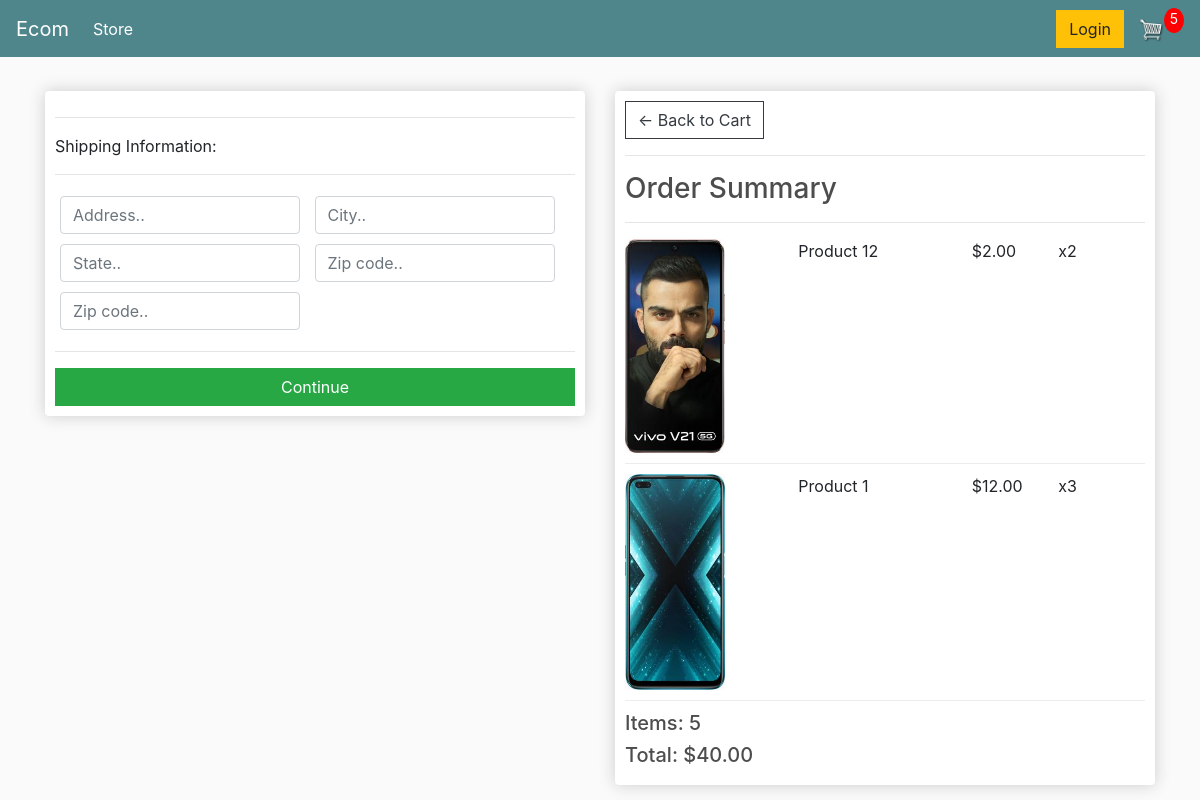
/checkout/ (signed in), run on an earlier commit of the app's database.
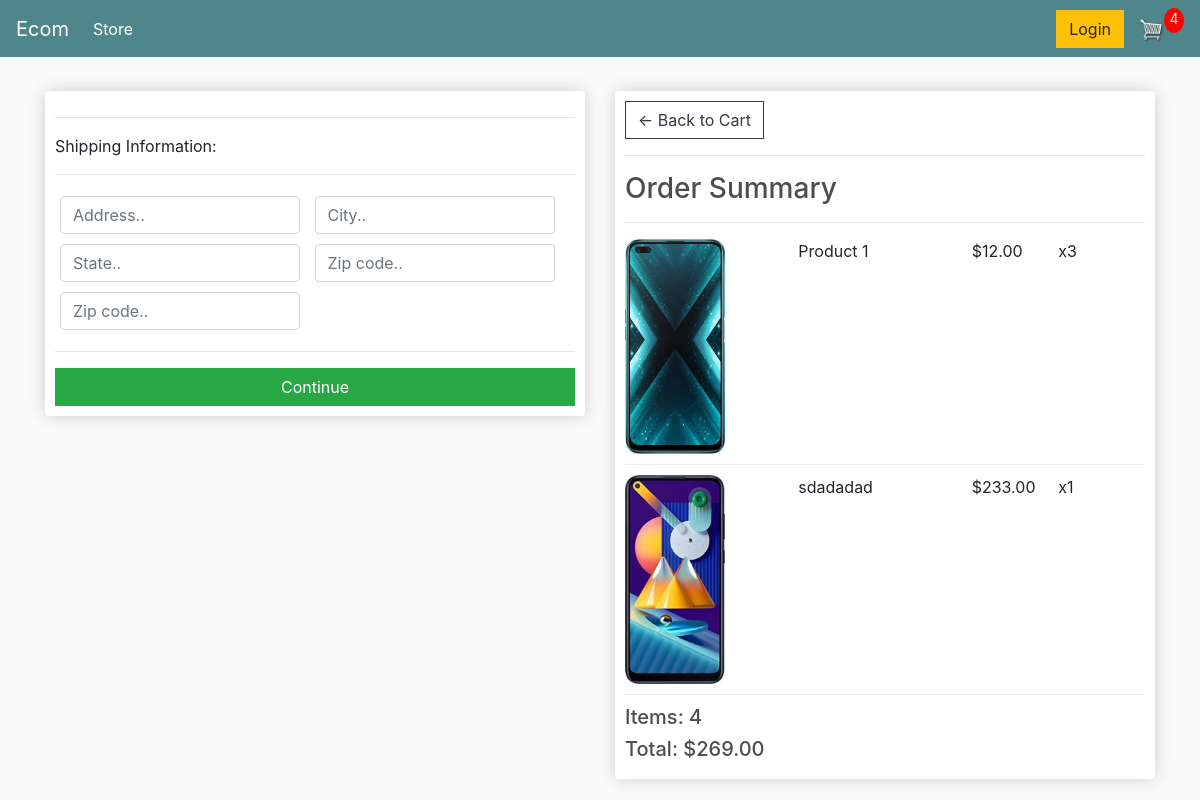
And on a later commit of the database.
### store/models.py (models this page shows, shortened)
class OrderItem(models.Model):
    product = models.ForeignKey(Product,on_delete=models.SET_NULL, null=True)
    order = models.ForeignKey(Order, on_delete=models.SET_NULL, null=True)
    quantity = models.IntegerField(default=0, null=True, blank=True)
    date_added = models.DateTimeField(auto_now_add=True)
    @property
    def get_total(self):
        total = self.product.price * self.quantity
        return total

class Product(models.Model):
    name = models.CharField(max_length=200)
    price = models.DecimalField(max_digits=7, decimal_places=2)
    digital = models.BooleanField(default=False, null=True, blank=True)
    image = models.ImageField(null=True, blank=True)
    @property
    def imageURL(self):
        try:
            url = self.image.url
        except:
            url = ''
        return url

class Order(models.Model):
    customer = models.ForeignKey(Customer, on_delete=models.SET_NULL, null=True, blank=True)
    date_ordered = models.DateTimeField(auto_now_add=True)
    complete = models.BooleanField(default=False)
    transction_id = models.CharField(max_length=100, null=True)
    @property
    def shipping(self):
        shipping = False
        orderitems = self.orderitem_set.all()
        for i in orderitems:
            if i.product.digital == False:
                shipping = True
        return shipping
    @property
    def get_cart_total(self):
        orderitems = self.orderitem_set.all()
        total = sum([item.get_total for item in orderitems])
        return total
    @property
    def get_cart_items(self):
        orderitems = self.orderitem_set.all()
        total = sum([item.quantity for item in orderitems])
        return total

### store/views.py (the view)
# urls.py: path('checkout/', views.checkout, name="checkout"),
def checkout(request):
    data = cartData(request)
    cartItems = data['cartItems']
    order = data['order']
    items = data['items']
    context = {'items':items, 'order':order, 'cartItems': cartItems}
    return render(request, 'store/checkout.html', context)

### store/utils.py (called while the page is built)
def cartData(request):
    if request.user.is_authenticated:
        customer = request.user.customer
        order, created = Order.objects.get_or_create(customer=customer, complete=False)
        items = order.orderitem_set.all()
        cartItems = order.get_cart_items
    else:
       cookieData = cookieCart(request)
       cartItems = cookieData['cartItems']
       order = cookieData['order']
       items = cookieData['items']
    return{'cartItems':cartItems, 'items':items, 'order':order}

### store/templates/store/checkout.html (shortened to what this page needs)
{% extends 'store/main.html' %}
{% load static %}
{% block content %}
     <div class="row">
		<div class="col-lg-6">
			<div class="box-element" id="form-wrapper">
				<form id="form">
					<div id="shipping-info">
						<hr>
						<p>Shipping Information:</p>
						<hr>
						<div class="form-field">
							<input class="form-control" type="text" name="address" placeholder="Address..">
						</div>
						<div class="form-field">
							<input class="form-control" type="text" name="city" placeholder="City..">
						</div>
						<div class="form-field">
							<input class="form-control" type="text" name="state" placeholder="State..">
						</div>
						<div class="form-field">
							<input class="form-control" type="text" name="zipcode" placeholder="Zip code..">
						</div>
						<div class="form-field">
							<input class="form-control" type="text" name="country" placeholder="Zip code..">
						</div>
					</div>
					<hr>
					<input id="form-button" class="btn btn-success btn-block" type="submit" value="Continue">
				</form>
			</div>
			<br>
		</div>
		<div class="col-lg-6">
			<div class="box-element">
				<a  class="btn btn-outline-dark" href="{% url 'cart' %}">&#x2190; Back to Cart</a>
				<hr>
				<h3>Order Summary</h3>
				<hr>
				{% for item in items %}
				<div class="cart-row">
					<div style="flex:2"><img class="row-image" src="{{ item.product.imageURL }}"></div>
					<div style="flex:2"><p>{{ item.product.name }}</p></div>
					<div style="flex:1"><p>${{ item.product.price|floatformat:2 }}</p></div>
					<div style="flex:1"><p>x{{ item.quantity }}</p></div>
				</div>
				{% endfor %}
				<h5>Items:   {{ order.get_cart_items }}</h5>
				<h5>Total:   ${{ order.get_cart_total|floatformat:2 }}</h5>
			</div>
		</div>
	</div>
{% endblock content %}

What changed in the data, as far as the page shows it:
removed OrderItem: product.imageURL (picture), product.name "Product 12", product.price "2.00", quantity "2"
added OrderItem: product.imageURL (picture), product.name "sdadadad", product.price "233.00", quantity "1"
computed for Order: get_cart_items "5" → "4"; get_cart_total "40.00" → "269.00"
Also different on the page:
{{ cartItems }}: "5" → "4"
